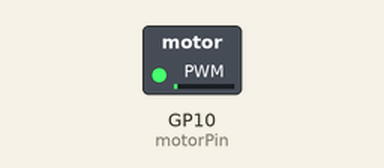
This program was run on a simulated Raspberry Pi Pico running MicroPython. Parts: switched loads named in the program (green lamp = pin HIGH).

Above: at 0.05 s.
At 2.25 s:
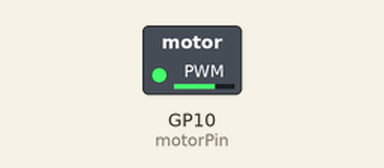
At 4.45 s:
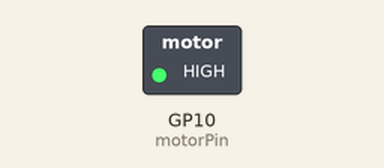
At 8.9 s:
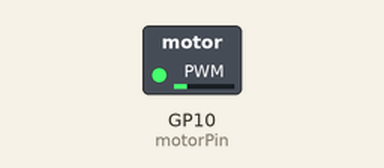
Timing chart, 0 to 16.4 s (numbered marks = the images above):
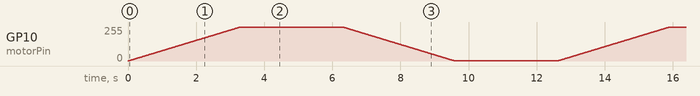

The program:

Motor_surme.py
```python
from machine import Pin,PWM
import time

motorPin=machine.PWM(machine.Pin(10));

while True:
    for outputValue in range(0,65535,100):
        motorPin.duty_u16(outputValue)
        time.sleep_ms(5)

    time.sleep(3)

    for outputValue in range(65535,0,-100):
        motorPin.duty_u16(outputValue)
        time.sleep_ms(5)

    time.sleep(3)


    
```
